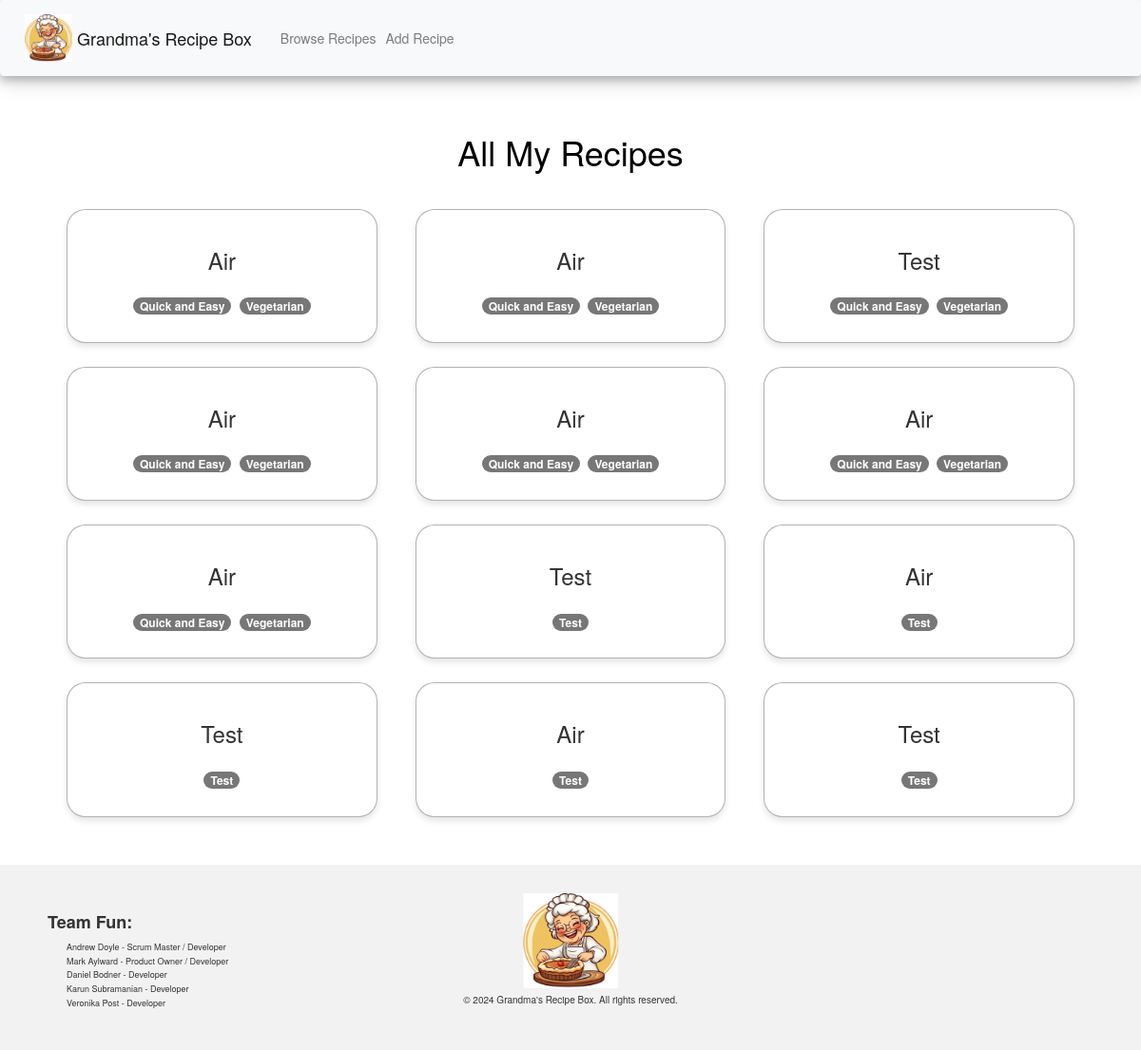
The app's page /, older data.
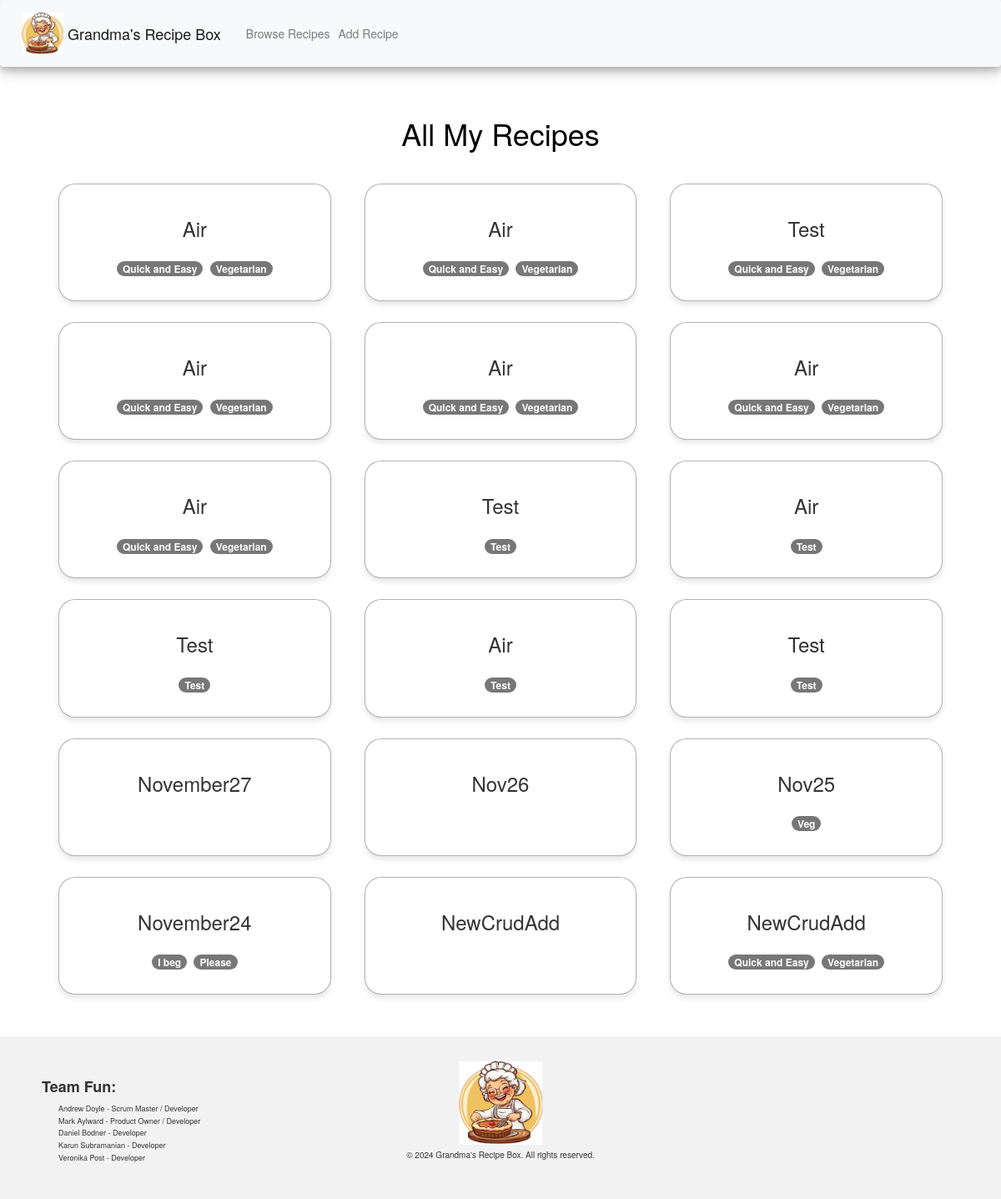
The same page, newer data.
### recipes/models.py (models this page shows, shortened)
class Recipe(models.Model):
    title = models.CharField(max_length=100, null=False, blank=False)
    ingredients = models.TextField(null=False, blank=False)
    instructions = models.TextField(null=False, blank=False)
    prepMinutes = models.IntegerField(null=False, blank=False)
    cookMinutes = models.IntegerField(null=False, blank=False)
    servings = models.IntegerField(null=False, blank=False)
    tags = TaggableManager()
    image = models.ImageField(upload_to='images/', null=True, blank=True)
    thumbnail = ImageSpecField(
        source = 'image',
        processors = [ResizeToFit(300, 300)],
        format = 'JPEG',
        options = {'quality':80}
    )
    def get_tag_list(self):
        return list(self.tags.names())

### recipes/views.py (the view)
# urls.py: path("", views.browseRecipe, name="browseRecipe"),
def browseRecipe(request):
    tags = request.GET.get('tags', None)
    if tags:
        tags = [tags.strip('[]')]
        recipes = crud_get_recipes(tags = tags)
    else:
        recipes = crud_get_recipes()
    return render(request, "browseRecipes.html", {
        "recipes": recipes
    })

### recipes/crud.py (called while the page is built)
def crud_get_recipes(id = -1, tags = ()):
    if id != -1:
        return Recipe.objects.filter(id=id)[0]
    if tags:
        return Recipe.objects.filter(tags__name__in = tags)
    return Recipe.objects.all()

### recipes/templates/browseRecipes.html (shortened to what this page needs)
{% extends "layout.html" %}
{% block body %}
    <div class="browseMainDiv">
      <h1 class="browseHeader">All My Recipes</h1>
      <div class="gridContainer">
        {% for recipe in recipes %}
          <div class="gridItem" onclick="location.href='/viewRecipe/{{ recipe.id }}';">
            <h3>{{ recipe.title }}</h3>
            {% for mt in recipe.get_tag_list %}
                <a href="/browseRecipes?tags=[{{ mt }}]" class="badge badge-success">{{mt}}</a>
            {% endfor %}
          </div>
        {% empty %}
            <h3 class="listItem">No recipes found :( </h3>
        {% endfor %}
      </div>
    </div>
{% endblock %}

### recipes/templates/layout.html (shortened to what this page needs)
<!DOCTYPE html>
{% load static %}
<html lang="en">
    <head>
        <link rel="stylesheet" href="https://stackpath.bootstrapcdn.com/bootstrap/4.4.1/css/bootstrap.min.css">
        <link rel="stylesheet" href="https://maxcdn.bootstrapcdn.com/bootstrap/3.4.1/css/bootstrap.min.css">
        <link href="{% static 'styles.css' %}" rel="stylesheet">
    </head>
    <body style="min-height:100vh;margin:0px;">
        <nav class="navbar navbar-expand-lg navbar-light bg-light justify-content-left" style="min-height:80px; box-shadow: 0 4px 8px 0 rgba(0, 0, 0, 0.2), 0 6px 20px 0 rgba(0, 0, 0, 0.19);position: -webkid-sticky; position: sticky; top: 0px;z-index: 3; padding-top: 10px; padding-bottom: 10px; background-color: white;">
          <a class="navbar-brand" href="{% url 'browseRecipe' %}">
            {% load static %}<img src="{% static 'grandma.png' %}" width="50" height="50" class="d-inline-block align-top" style="margin-top:-15px;" alt="">
            Grandma's Recipe Box
          </a>
          <div class="navbarLarge">
            <ul class="navbar-nav mr-auto">
                  <li class="nav-item">
                    <a class="nav-link" href="{% url 'browseRecipe' %}">Browse Recipes</a>
                  </li>
                  <li class="nav-item">
                      <a class="nav-link" href="{% url 'addRecipe' %}">Add Recipe</a>
                  </li>
            </ul>
          </div>
        </nav>
        <div class="content">
            {% block body %}
            {% endblock %}
        </div>
        <footer class="footer">
          <div class="footer-left">
              <h4><strong>Team Fun:</strong></h4>
              <ul>
                  <li>Andrew Doyle - Scrum Master / Developer</li>
                  <li>Mark Aylward - Product Owner / Developer</li>
                  <li>Daniel Bodner - Developer</li>
                  <li>Karun Subramanian - Developer</li>
                  <li>Veronika Post - Developer</li>
              </ul>
          </div>
          <div class="footer-center">
              <img src="{% static 'grandma.png' %}" width="50" height="50" class="d-inline-block align-top" style="margin-top:-15px;" alt="">
              <p>&copy; 2024 Grandma's Recipe Box. All rights reserved.</p>
          </div>
      </footer>
    </body>
</html>

### static/styles.css (style rules this page uses)
html, body { margin: 0; padding: 0; height: 100%; display: flex; flex-direction: column; }
.content { flex: 1; }
.footer { background-color: #f2f2f2; display: flex; justify-content: space-between; align-items: center; padding-top: 40px; padding-bottom: 40px; width: 100%; position: relative; bottom: 0; box-sizing: border-box; position: relative; margin-top: 40px; }
.footer-left { flex: 0 0 auto; text-align: left; padding-left: 50px; }
.footer-left ul { list-style: none; padding: 0; margin: 0; }
.footer-left li { padding-left: 20px; }
.footer-left ul li { font-size: 0.9rem; margin: 0.2rem 0; }
.footer-center { position: absolute; left: 50%; transform: translateX(-50%); text-align: center; }
.footer-center img { width: 100px; height: 100px; margin-bottom: 0.5rem; }
.footer-center p { margin: 0; font-size: 1rem; }
.browseHeader { text-align: center; padding: 20px; background-color: white; color: black; }
.browseMainDiv { display: flex; flex-direction: column; align-items: center; }
.gridContainer { display: grid; column-gap: 40px; row-gap: 25px; grid-template-columns: auto auto auto; background-color: white; padding: 10px; width: 90%; }
.gridItem { background-color: white; border: 1px solid rgba(0, 0, 0, 0.3); padding: 20px; font-size: 30px; text-align: center; border-radius: 20px; box-shadow: 0 4px 6px rgba(0, 0, 0, 0.1); }
a { color: black; }

Row changes from the older to the newer data that the page shows:
added Recipe: title "November27"
added Recipe: title "Nov26"
added Recipe: title "Nov25"
added Tag: mt "Veg", shown under "Nov25"
added Recipe: title "November24"
added Tag: name "I beg", shown under "November24"
added Tag: mt "Please", shown under "November24"
added Recipe: title "NewCrudAdd"
added Recipe: title "NewCrudAdd", Tag (name "Quick and Easy"), Tag (mt "Vegetarian")
